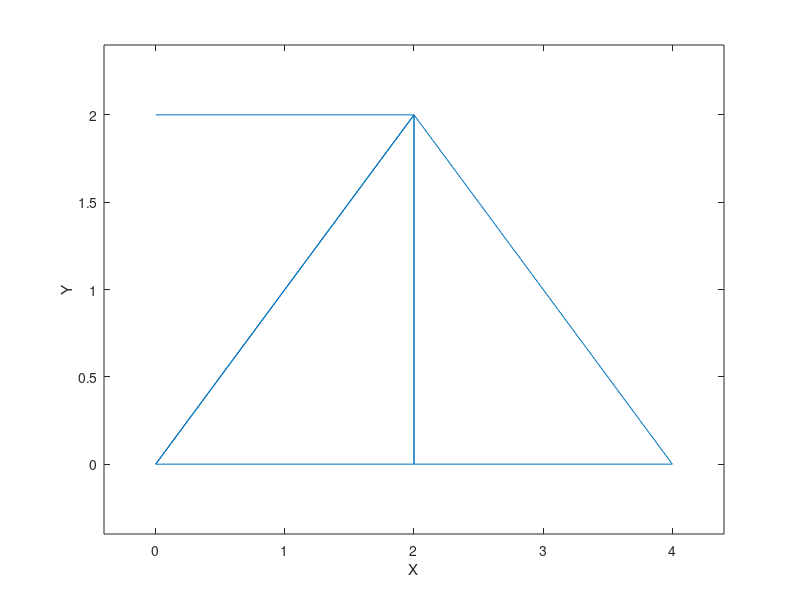
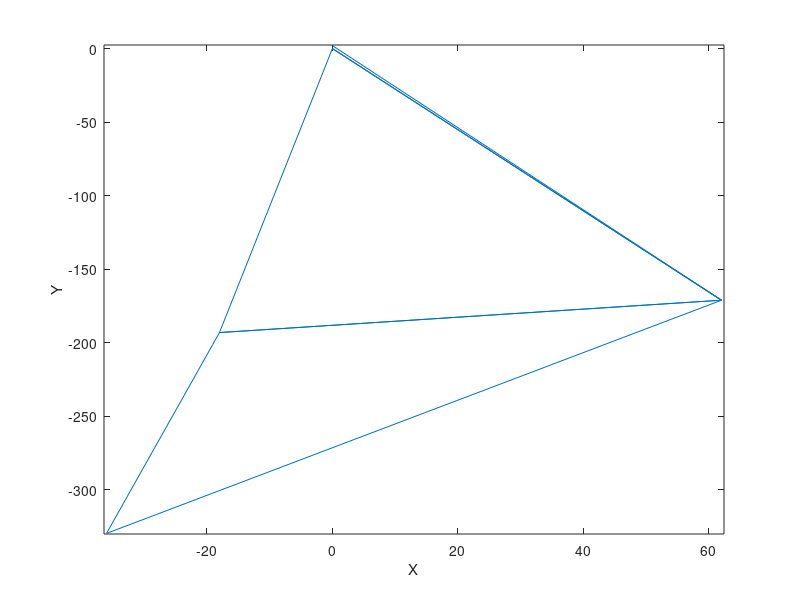
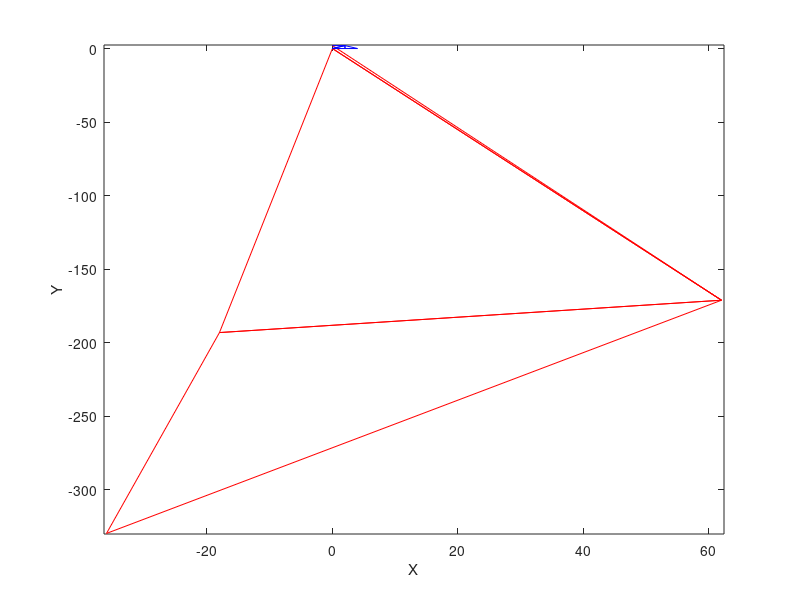

Write the MATLAB code that produced these figures, in order.
 

scale=1;

scaled=1;

 



XOfNode=[4,2,2,0,0];

YOfNode=[0,2,0,0,2];

 mass=[1,1,1,1,1,1];

 



COMF=[4,3,1,3,2,2];

COMS=[3,1,2,2,4,5];

DgrOfFreDm=[1,1,1,1,1,1,0,0,0,0];

A=0.0015*[1,1,1,1,1,1];

E=2000*[1,1,1,1,1,1];

force=[0,-30,0,0,0,-30,0,0,0,0];

SbsdbcOfsprt=[0,0,0,0];

ErrInBld=[0,0,0,0,0,0];

DltaT=[0,0,42.55,0,0,0];

Alfa=0.000011*[1,1,1,1,1,1];





%     Matrix analysis





NmbrOfEle=length(E);

Asmblelemat=zeros(NmbrOfEle,4);

teta=zeros(NmbrOfEle);

tele=zeros(4,4);

l=zeros(NmbrOfEle);

for i=1:1:NmbrOfEle;

l(i)=((XOfNode(COMS(i))-XOfNode(COMF(i)))^2+(YOfNode(COMS(i))-YOfNode(COMF(i)))^2)^0.5;

teta(i)=atan((YOfNode(COMS(i))-YOfNode(COMF(i)))/(XOfNode(COMS(i))-XOfNode(COMF(i))));

Tele(:,:,i)=[cos(teta(i)),sin(teta(i)),0,0;-1*sin(teta(i)),cos(teta(i)),0,0;0,0,cos(teta(i)),sin(teta(i));0,0,-1*sin(teta(i)),cos(teta(i))];

tele(:,:)=Tele(:,:,i);

kelelcl(:,:,i)=[A(i)*E(i)/l(i),0,-A(i)*E(i)/l(i),0;0,0,0,0;-A(i)*E(i)/l(i),0,A(i)*E(i)/l(i),0;0,0,0,0];

kele(:,:,i)=transpose(tele)*kelelcl(:,:,i)*tele;

Asmblelemat(i,:)=[2*COMF(i)-1,2*COMF(i),2*COMS(i)-1,2*COMS(i)];

end

ktalsz= length(DgrOfFreDm);

ktotal=zeros(ktalsz,ktalsz);

fdltta=zeros(4,1);

ferr=zeros(4,1);

for i=1:1:NmbrOfEle;

tele=Tele(:,:,i);

fdltta=transpose(tele)*[-Alfa(i)*A(i)*E(i)*DltaT(i);0;Alfa(i)*A(i)*E(i)*DltaT(i);0];

ferr=transpose(tele)*[-ErrInBld(i)*A(i)*E(i)/l(i);0;ErrInBld(i)*A(i)*E(i)/l(i);0];

for j=1:1:4

 force(Asmblelemat(i,j))=force(Asmblelemat(i,j))+fdltta(j);

force(Asmblelemat(i,j))=force(Asmblelemat(i,j))+ferr(j);

for k=1:1:4

ktotal(Asmblelemat(i,j),Asmblelemat(i,k))=ktotal(Asmblelemat(i,j),Asmblelemat(i,k))+kele(j,k,i);

end

end

end

keliminateff=ktotal;

keliminatefs=ktotal;

keliminatess=ktotal;

forceeleminate=force;

for i=ktalsz:-1:1

if DgrOfFreDm(i)==0

keliminateff(i,:)=[];

keliminateff(:,i)=[];

keliminatefs(i,:)=[];

forceeleminate(i)=[];

else

keliminatess(i,:)=[];

keliminatess(:,i)=[];

keliminatefs(:,i)=[];

end

end

degOffr=length(forceeleminate);

keliminateForce=keliminateff;

keliminatefree=keliminateff;

keliminateforcefree=keliminateff;

forceeleminatefective=forceeleminate;

for i=degOffr:-1:1

if forceeleminate(i)==0



forceeleminatefective(i)=[];

keliminateForce(i,:)=[];

keliminateForce(:,i)=[];

keliminateforcefree(i,:)=[];

else



keliminatefree(i,:)=[];

keliminatefree(:,i)=[];

keliminateforcefree(:,i)=[];

end

end

displforce=zeros(length(forceeleminatefective),1);

displfree=zeros(length(forceeleminate)-length(forceeleminatefective),1);

flaggg=det(keliminatefree);

if flaggg<1*10^-10

disp truss is unstable

else 

flaggg=det(keliminateForce-keliminateforcefree*keliminatefree^-1*transpose(keliminateforcefree));

end

if flaggg<1*10^-10

disp truss is unstable

else

displforce=(keliminateForce-keliminateforcefree*keliminatefree^-1*transpose(keliminateforcefree))^-1*transpose(forceeleminatefective);

displfree=-1*keliminatefree^-1*transpose(keliminateforcefree)*displforce;

end



assmbldisplforcedisplfree=zeros(length(forceeleminate),1);

zz=0;

kk=0;

for i=1:1:length(forceeleminate);

if forceeleminate(i)==0

zz=zz+1;

assmbldisplforcedisplfree(i)=displfree(zz);

else

kk=kk+1;

assmbldisplforcedisplfree(i)=displforce(kk);

end

end



displ=zeros(degOffr,1);

rActn=zeros(ktalsz-degOffr,1);

flagg=det( keliminateff);

if flagg<1*10^-10

disp truss is unstable

else

% displ= keliminateff^-1*transpose(forceeleminate)-keliminateff^-1*keliminatefs*transpose(SbsdbcOfsprt);

displ= assmbldisplforcedisplfree-keliminateff^-1*keliminatefs*transpose(SbsdbcOfsprt);



rActn=transpose(keliminatefs)*displ+keliminatess*transpose(SbsdbcOfsprt);

 disp (displ)

disp (rActn)

end

dispfinal=zeros(ktalsz,1);

zz=0;

kk=0;

for i=1:1:ktalsz;

if DgrOfFreDm(i)==0

zz=zz+1;

dispfinal(i)=SbsdbcOfsprt(zz);

else

kk=kk+1;

dispfinal(i)= displ(kk);

end

end

felefinalle=zeros(NmbrOfEle,1);

 for i=1:1:NmbrOfEle;

tele=Tele(:,:,i);

felefinalle(i)=[-A(i)*E(i)/l(i),0,A(i)*E(i)/l(i),0]*tele*[dispfinal(2*COMF(i)-1);dispfinal(2*COMF(i));dispfinal(2*COMS(i)-1);dispfinal(2*COMS(i))]-Alfa(i)*A(i)*E(i)*DltaT(i)-ErrInBld(i)*A(i)*E(i)/l(i);

end

massmatrix=zeros(degOffr,degOffr);

for i=1:1:degOffr

 massmatrix(i,i)=mass(i);

end

[mode,perid]=eig(massmatrix^-1*keliminateff);





%    Graphical output





XGrph=zeros(2*NmbrOfEle,1);

YGrph=zeros(2*NmbrOfEle,1);

for i=1:1:NmbrOfEle

XGrph(2*i-1,1)=XOfNode(COMF(i));

XGrph(2*i,1)=XOfNode(COMS(i));

YGrph(2*i-1,1)=YOfNode(COMF(i));

YGrph(2*i,1)=YOfNode(COMS(i));

end

figure (1)

 plot (XGrph,YGrph)

 axis([min(XGrph)-0.1*max(XGrph),max(XGrph)+0.1*max(XGrph),min(YGrph)-0.1*max(XGrph),max(YGrph)+0.1*max(XGrph)])

xlabel('X')

ylabel('Y')

 XGrphAftr=zeros(2*NmbrOfEle,1);

YGrphAftr=zeros(2*NmbrOfEle,1);

XOfNodeAftr=zeros(length(XOfNode),1);

YOfNodeAftr=zeros(length(XOfNode),1);

j=0;

zz=0;

 for i=1:1:length(XOfNode)

if   DgrOfFreDm(2*i-1)==1

j=j+1;

XOfNodeAftr(i)=XOfNode(i)+displ(j)*scale;

else

zz=zz+1;

XOfNodeAftr(i)=XOfNode(i)+SbsdbcOfsprt(zz)*scaled;

end

if   DgrOfFreDm(2*i)==1

j=j+1;

YOfNodeAftr(i)=YOfNode(i)+displ(j)*scale;

else

zz=zz+1;

YOfNodeAftr(i)=YOfNode(i)+SbsdbcOfsprt(zz)*scaled;

 end

end

 for i=1:1:NmbrOfEle

XGrphAftr(2*i-1,1)=XOfNodeAftr(COMF(i));

XGrphAftr(2*i,1)=XOfNodeAftr(COMS(i));

YGrphAftr(2*i-1,1)=YOfNodeAftr(COMF(i));

YGrphAftr(2*i,1)=YOfNodeAftr(COMS(i));

end

figure (2)

 plot (XGrphAftr,YGrphAftr)

axis([min(XGrphAftr)-0.1*max(XGrph),max(XGrphAftr)+0.1*max(XGrph),min(YGrphAftr)-0.1*max(XGrph),max(YGrphAftr)+0.1*max(XGrph)])

 xlabel('X')

ylabel('Y')

figure (3)

plot (XGrphAftr,YGrphAftr,'r',XGrph,YGrph,'b')

 axis([min(min(XGrphAftr),min(XGrph))-0.1*max(XGrph),max(max(XGrphAftr),max(XGrph))+0.1*max(XGrph),min(min(YGrphAftr),min(YGrph))-0.1*max(XGrph),max(max(YGrphAftr),max(YGrph))+0.1*max(XGrph)])

xlabel('X')

ylabel('Y')

  



